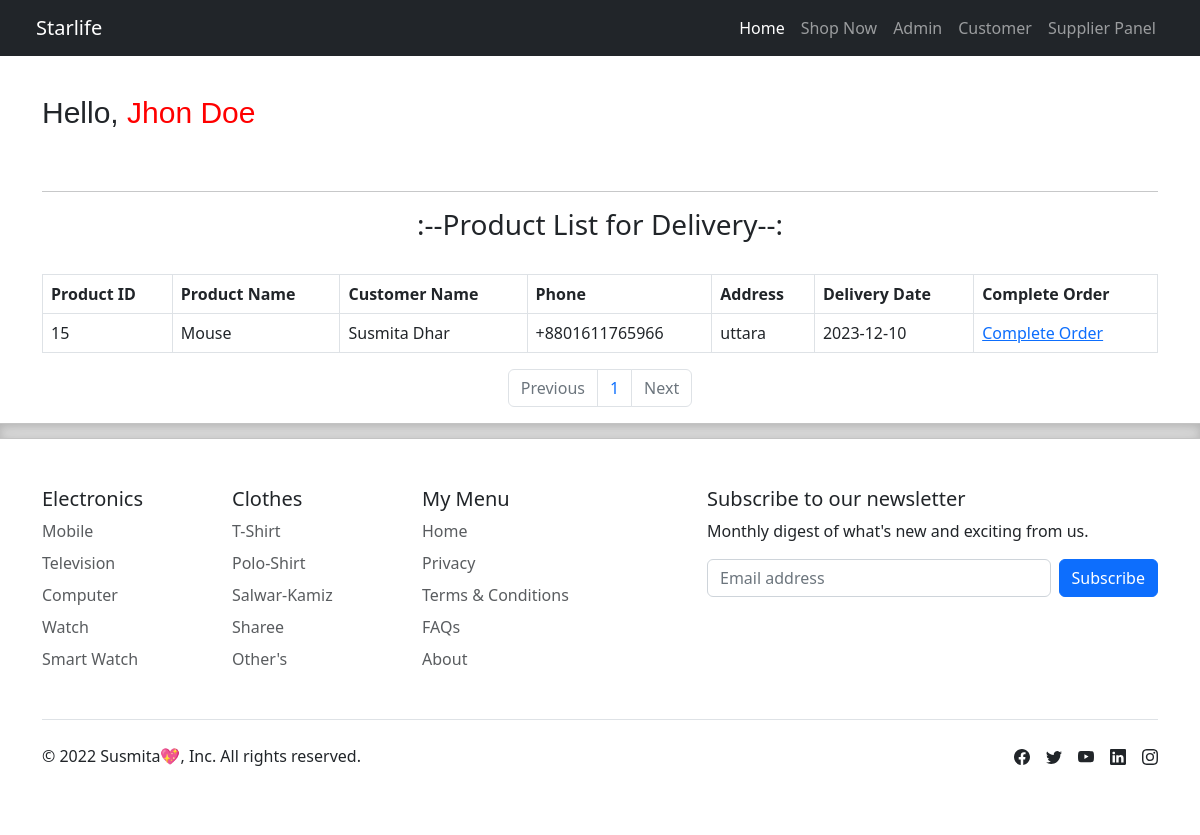
/supplier/supplier_dashboard.php (signed in), run on the app's committed database.
### tables this page shows
CREATE TABLE `supplier_info` (
  `supplier_id` int(10) NOT NULL,
  `supplier_name` varchar(50) NOT NULL,
  `contact_name` varchar(30) NOT NULL,
  `address` varchar(50) NOT NULL,
  `city` varchar(20) NOT NULL,
  `postal_code` int(10) NOT NULL,
  `country` varchar(20) NOT NULL,
  `phone` int(12) DEFAULT NULL,
  `password` varchar(30) NOT NULL,
  `email` varchar(35) NOT NULL
);

CREATE TABLE `invoice_details` (
  `in_id` int(100) NOT NULL,
  `order_id` int(100) NOT NULL,
  `name` varchar(100) NOT NULL,
  `email` varchar(100) NOT NULL,
  `address` varchar(100) NOT NULL,
  `payment` varchar(100) NOT NULL,
  `quantity` int(10) NOT NULL,
  `product_id` int(100) NOT NULL,
  `supplier_id` int(10) NOT NULL,
  `product_name` varchar(100) NOT NULL,
  `payment_number` int(13) NOT NULL,
  `delivary` date NOT NULL,
  `transaction_id` varchar(13) NOT NULL,
  `issue_date` date NOT NULL DEFAULT current_timestamp()
);

### supplier/supplier_dashboard.php (the view, shortened to what this page needs)
<link rel="stylesheet" href="../css/bootstrap.min.css">
<?php
$email = $_SESSION['email'];
include('../connection.php');
include('../header.php');
?>
<div class="container">
	<div class="row">
		<div class="col-lg-12">
			<?php
			$sql = "SELECT * FROM `supplier_info` WHERE `email`='$email'";
			$result = mysqli_query($conn, $sql);
			while ($row = mysqli_fetch_assoc($result)) {
				$supplier_id = $row['supplier_id'];
			?>
				<p class="name">Hello, <span style="color: red;"><?php echo $row['supplier_name']; ?></span> </p> <br>
			<?php
			}
			?>
		</div>
	</div>
	<hr>
	<div class="row">
		<div class="col-lg-12">
			<h3 style="text-align: center;">:--Product List for Delivery--:</h3> <br>
			<table class="table table-bordered">
				<tr>
					<th scope="col">Product ID</th>
					<th scope="col">Product Name</th>
					<th scope="col">Customer Name</th>
					<th scope="col">Phone</th>
					<th scope="col">Address</th>
					<th scope="col">Delivery Date</th>
					<th scope="col">Complete Order</th>
				</tr>
				<?php
				global $get_page;
				if ($get_page == "" || $get_page == "1") {
					$target_page = 1;
				} else {
					$target_page = $_GET['page'];
				}
				$page_first_result = ($target_page - 1) * 5;
				$sql1 = "SELECT product_name,product_id,order_id,payment_number,address,delivary,name,email FROM invoice_details WHERE supplier_id='$supplier_id' ORDER BY delivary DESC LIMIT $page_first_result,5";
				$result1 = mysqli_query($conn, $sql1);
				while ($row1 = mysqli_fetch_assoc($result1)) {
				?>
					<tr>
						<td><?php echo $row1['product_id'] ?></td>
						<td><?php echo $row1['product_name'] ?></td>
						<td><?php echo $row1['name'] ?></td>
						<td>+880<?php echo $row1['payment_number'] ?></td>
						<td><?php echo $row1['address'] ?></td>
						<td><?php echo $row1['delivary'] ?></td>
						<td>
							<a href="complete_supply.php?id=<?php echo $row1['order_id']; ?>">Complete Order</a>
						</td>
					</tr>
				<?php
				}
				?>
			</table>
		</div>
		<div style="display: flex;justify-content:center;">
			<nav aria-label="...">
				<ul class="pagination">
					<li class="page-item disabled">
						<span class="page-link">Previous</span>
					</li>
					<?php
					$sql1 = "SELECT product_name,product_id,order_id,address,payment_number,delivary,name,email FROM invoice_details WHERE supplier_id='$supplier_id'";
					$result1 = mysqli_query($conn, $sql1);
					$count = mysqli_num_rows($result1);
					$i = ($count / 5);
					$page = ceil($i);
					for ($target = 1; $target <= $page; $target++) {
					?>
						<li class="page-item"><a class="page-link" href="http://localhost/All_Code/ecommerce_system/supplier/supplier_dashboard.php?page=<?php echo $target; ?>"><?php echo $target; ?></a></li>
					<?php
					}
					?>
					<li class="page-item disabled">
						<a class="page-link" href="#">Next</a>
					</li>
				</ul>
			</nav>
		</div>
	</div>
</div>
<?php include('../footer.php') ?>

### supplier/supplier_dashboard.php (style rules this page uses)
.name { font-family: 'Franklin Gothic Medium', 'Arial Narrow', Arial, sans-serif; font-size: 30px; padding-top: 90px; }

### data on the page
supplier_info: supplier_name "Jhon Doe"
invoice_details: product "15", product_name "Mouse", name "Susmita Dhar", payment_number "1611765966", address "uttara", delivary "2023-12-10"

### other printed values
$brandName "Starlife"
$authorName "Susmita"
